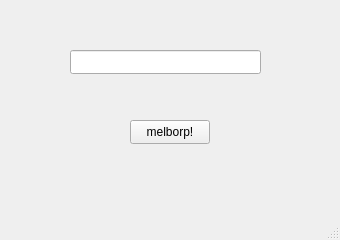
<?xml version="1.0" encoding="UTF-8"?>
<ui version="4.0">
 <class>MainWindow</class>
 <widget class="QMainWindow" name="MainWindow">
  <property name="geometry">
   <rect>
    <x>0</x>
    <y>0</y>
    <width>340</width>
    <height>240</height>
   </rect>
  </property>
  <property name="minimumSize">
   <size>
    <width>340</width>
    <height>240</height>
   </size>
  </property>
  <property name="maximumSize">
   <size>
    <width>340</width>
    <height>240</height>
   </size>
  </property>
  <property name="windowTitle">
   <string>MELBORP</string>
  </property>
  <widget class="QWidget" name="centralwidget">
   <widget class="QLineEdit" name="le_text">
    <property name="geometry">
     <rect>
      <x>70</x>
      <y>50</y>
      <width>191</width>
      <height>24</height>
     </rect>
    </property>
    <property name="alignment">
     <set>Qt::AlignmentFlag::AlignCenter</set>
    </property>
   </widget>
   <widget class="QPushButton" name="pb_submit">
    <property name="geometry">
     <rect>
      <x>130</x>
      <y>120</y>
      <width>80</width>
      <height>24</height>
     </rect>
    </property>
    <property name="text">
     <string>melborp!</string>
    </property>
   </widget>
  </widget>
  <widget class="QMenuBar" name="menubar">
   <property name="geometry">
    <rect>
     <x>0</x>
     <y>0</y>
     <width>340</width>
     <height>21</height>
    </rect>
   </property>
  </widget>
  <widget class="QStatusBar" name="statusbar"/>
 </widget>
 <resources/>
 <connections/>
</ui>
